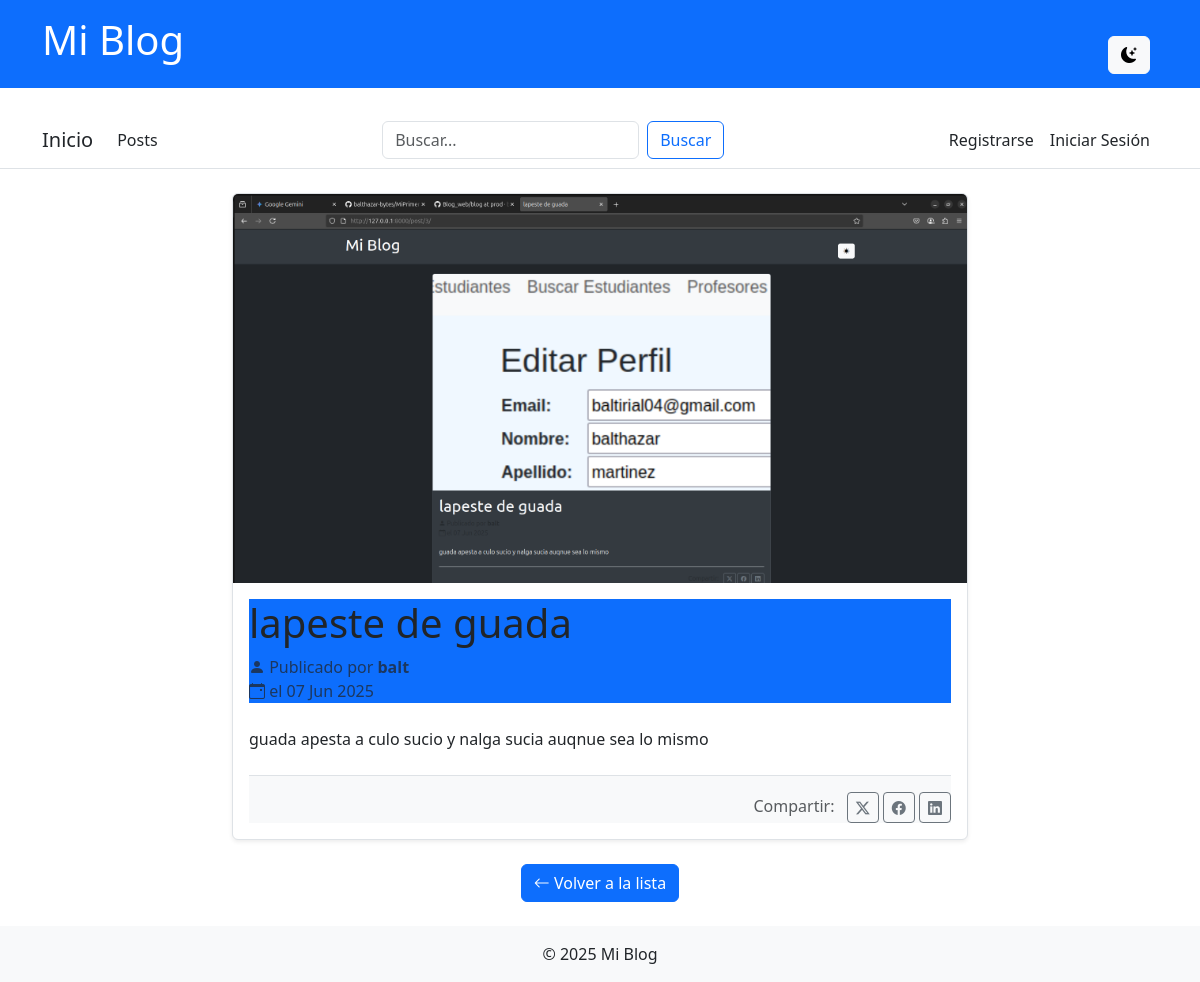
Screenshot of /post/3/ with the database file from the repository.
### post/models.py (models this page shows)
class Post(models.Model):
    titulo = models.CharField(max_length=200)
    contenido = models.TextField()
    fecha_publicacion = models.DateTimeField(auto_now_add=True)
    autor = models.CharField(max_length=100)
    imagen = models.ImageField(upload_to='posts/', blank=True, null=True)

### post/views.py (the view)
# urls.py: path('post/<int:pk>/', PostDetailView.as_view(), name='post_detail'),
class PostDetailView(DetailView):
    model = Post
    template_name = 'post/post_detail.html'
    context_object_name = 'post'

### post/templates/post/post_detail.html (shortened to what this page needs)
{% extends "post/base.html" %}
{% load static %}
{% block content %}
<div class="row justify-content-center">
    <div class="col-lg-8">
        <article class="post-detail-card card shadow-sm mb-4">
            {% if post.imagen %}
            <img src="{{ post.imagen.url }}" class="card-img-top post-detail-image" alt="Imagen de {{ post.titulo }}">
            {% endif %}
            <div class="card-body">
                <header class="post-header mb-4">
                    <h1 class="card-title">{{ post.titulo }}</h1>
                    <p class="card-text text-muted post-meta">
                        <i class="bi bi-person-fill"></i> Publicado por <strong>{{ post.autor }}</strong>
                        <br>
                        <i class="bi bi-calendar-event"></i> el {{ post.fecha_publicacion|date:"d M Y" }}
                    </p>
                </header>
                <section class="post-body">
                    {{ post.contenido|linebreaksbr }}
                </section>
                <footer class="post-footer mt-4 pt-3 border-top">
                    <div class="d-flex justify-content-between align-items-center">
                        <div class="share-buttons">
                            <span class="text-muted me-2">Compartir:</span>
                            <a href="https://twitter.com/intent/tweet?url={{ request.build_absolute_uri }}&text={{ post.titulo }}" target="_blank" class="btn btn-outline-secondary btn-sm">
                                <i class="bi bi-twitter-x"></i>
                            </a>
                            <a href="https://www.facebook.com/sharer/sharer.php?u={{ request.build_absolute_uri }}" target="_blank" class="btn btn-outline-secondary btn-sm">
                                <i class="bi bi-facebook"></i>
                            </a>
                            <a href="https://www.linkedin.com/shareArticle?mini=true&url={{ request.build_absolute_uri }}&title={{ post.titulo }}" target="_blank" class="btn btn-outline-secondary btn-sm">
                                <i class="bi bi-linkedin"></i>
                            </a>
                        </div>
                    </div>
                </footer>
            </div>
        </article>
        <div class="text-center mt-4">
            <a href="{% url 'post_list' %}" class="btn btn-primary">
                <i class="bi bi-arrow-left"></i> Volver a la lista
            </a>
        </div>
    </div>
</div>
{% endblock %}

### post/templates/post/base.html (style rules this page uses)
:root { --bg-color: #ffffff; --text-color: #212529; --secondary-text-color: #6c757d; --card-bg-color: #fff; --border-color: #dee2e6; --link-color: #0d6efd; --header-bg: #0d6efd; --footer-bg: #f8f9fa; --navbar-bg: #ffffff; }
body { background-color: var(--bg-color); color: var(--text-color); transition: background-color 0.3s, color 0.3s; }
header { background-color: var(--header-bg) !important; }
footer { background-color: var(--footer-bg) !important; }
.post-item, .card { background-color: var(--card-bg-color); border: 1px solid var(--border-color); color: var(--text-color); }
a { color: var(--link-color); }

### rows the page displays
Post: imagen (picture), titulo "lapeste de guada", autor "balt", fecha_publicacion "07 Jun 2025", contenido "guada apesta a culo sucio y nalga sucia auqnue sea lo mismo"
